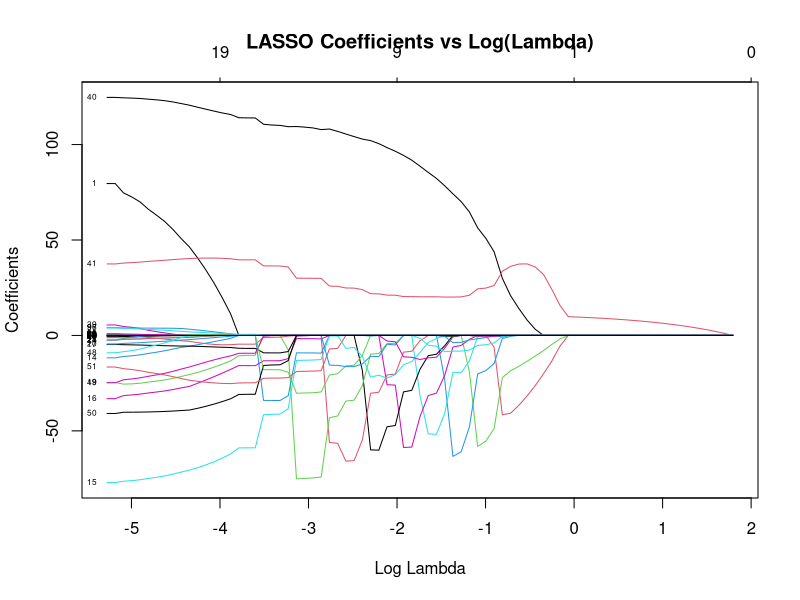
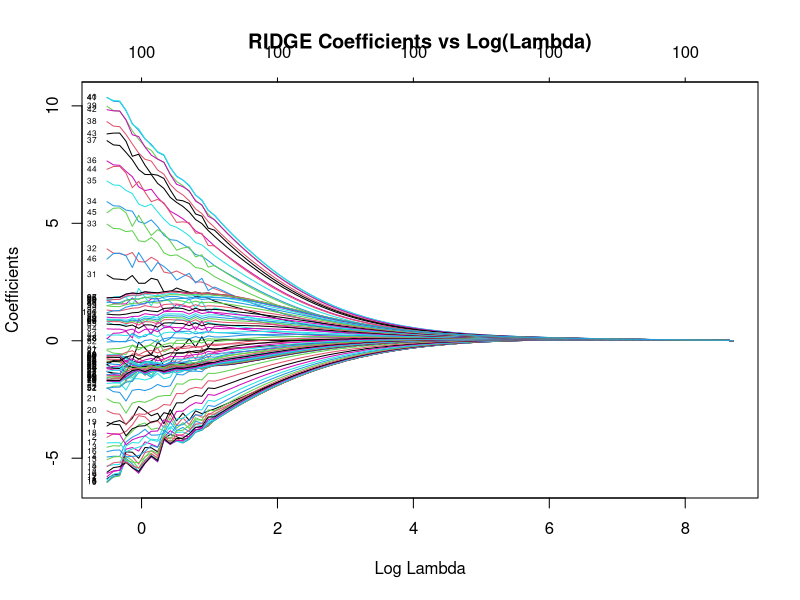
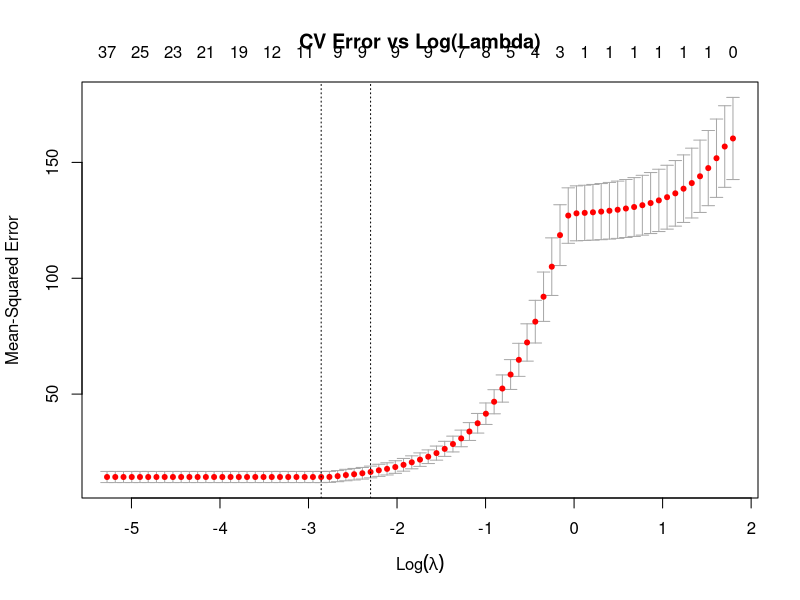
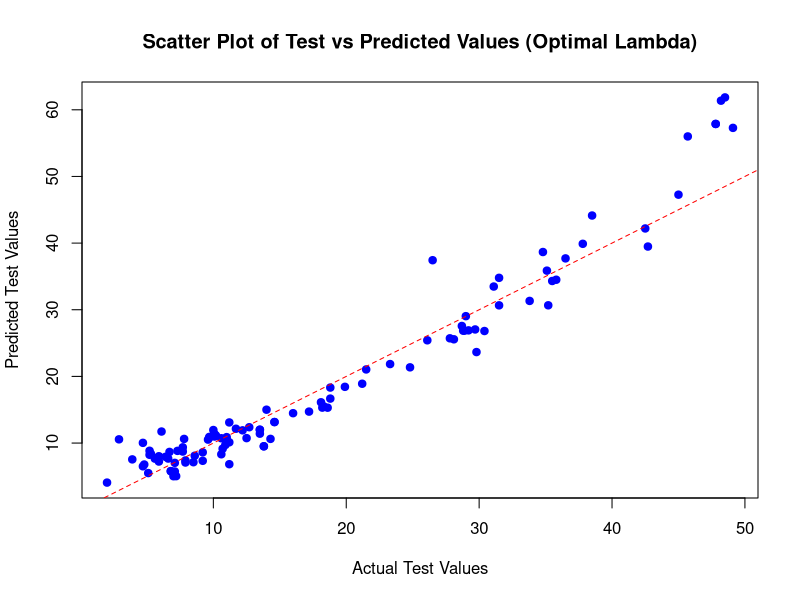

Source code (R) for these figures, in order:
#### INSTALL NECESSARY PACKAGES ####
library(glmnet)

#### DIVIDE THE DATA ####
# Load the data into a variable
data <- read.csv("tecator.csv", header = TRUE) 

# Get the number of rows in the dataset
n <- nrow(data) 

# Set a random seed for reproducibility
set.seed(12345)

# Partition 50% of the data for the training set
id <- sample(1:n, floor(n * 0.5))
train <- data[id, ]
test <- data[-id, ]

#### TASK 1.1 ####
# Train/fit the linear regression model, Fat is the target variable, . add all columns - takes away columns. 
fit <- lm(Fat ~ . - Protein - Moisture - Sample, data = train)
summary(fit)

# Calculate MSE for training data
pred_train <- predict(fit, train)  # get predictions for training data
mse_train <- mean((train$Fat - pred_train)^2)  # calculate training MSE
mse_train # 0.005709117

# Calculate MSE for test data
pred_test <- predict(fit, test)  # get predictions for test data
mse_test <- mean((test$Fat - pred_test)^2)  # calculate test MSE
mse_test # 722.4294

#### Task 1.2 ####

# Cost function (5,25) in text book & slide 20 in lecture 2d

#### Task 1.3 ####
# Prepare data: remove unnecessary columns
x_train <- as.matrix(train[, grep("^Channel", names(train))])  # Select all Channels
y_train <- train$Fat

# Fit LASSO regression model with alpha=1
fit_lasso <- glmnet(x_train, y_train, alpha=1)
summary(fit_lasso)

plot(fit_lasso, xvar = "lambda", label = TRUE, main = "LASSO Coefficients vs Log(Lambda)")

#### Task 1.4 ####
# Fit LASSO regression model with alpha=1
fit_ridge <- glmnet(x_train, y_train, alpha=0)
summary(fit_ridge)

plot(fit_ridge, xvar = "lambda", label = TRUE, main = "RIDGE Coefficients vs Log(Lambda)")


#### Task 1.5 ####
# Perform cross-validation to find the optimal lambda
cv_lasso <- cv.glmnet(x_train, y_train, alpha=1) # 10 folds by default
# Plot CV error vs log(lambda)
plot(cv_lasso, main = "CV Error vs Log(Lambda)") # CV score = MSE
# The two vertical dashed lines correspond to:
# LambdaMIN: The value of λλ that minimizes the CV error.
# Lamda2: The largest λλ within one standard error of the minimum.

# Optimal lambda and corresponding number of variables
optimal_lambda <- cv_lasso$lambda.min # .min = optimal value (minimum CV error), min() = minimum value
optimal_lambda # 0.05744535
optimal_coef <- coef(cv_lasso, s = "lambda.min")
optimal_coef
non_zero_vars <- sum(optimal_coef != 0) - 1  # Exclude intercept
non_zero_vars  # Number of variables = 8 + intercept

#test if it is true
x_test <- as.matrix(test[, grep("^Channel", names(test))])
y_test <- test$Fat

# Predict Fat values on the test set using the optimal lambda
pred_test <- predict(cv_lasso, s = "lambda.min", newx = x_test)

# Calculate MSE for the test set
mse_test <- mean((y_test - pred_test)^2)
cat("Test MSE:", mse_test, "\n")

# Now pred_test contains the predicted values at log(lambda) = -4
# Convert log(lambda) = -4 to lambda
lambda_at_neg4 <- exp(-4)

# Predict using the specified lambda
pred_test <- predict(cv_lasso, s = lambda_at_neg4, newx = x_test)

# Calculate MSE for the test set
mse_test <- mean((y_test - pred_test)^2)
cat("Test MSE, lamda =-4:", mse_test, "\n")

# Create scatter plot for actual vs predicted values at optimal lambda
plot(y_test, pred_test,
     xlab = "Actual Test Values",
     ylab = "Predicted Test Values",
     main = "Scatter Plot of Test vs Predicted Values (Optimal Lambda)",
     pch = 19, col = "blue")

# Add a line of perfect prediction
abline(a = 0, b = 1, col = "red", lty = 2)




